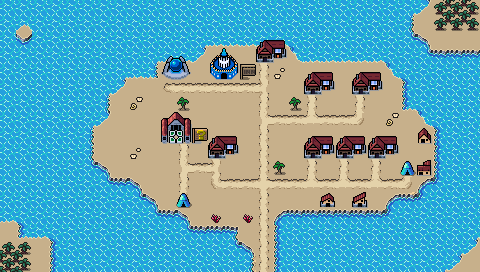

The image is a tile-based game level rendered from a .tmx file. Its description and source (layers, tilesets, objects; grid data summarised) follow:
An orthogonal 30x17 tile map with 16x16 px tiles, 4 tile layers (Background, Ground, Foreground, AboveSprites), 3 tilesets and 8 objects.

<map version="1.10" tiledversion="1.10.1" orientation="orthogonal" renderorder="right-down" width="30" height="17" tilewidth="16" tileheight="16" infinite="0" nextlayerid="6" nextobjectid="54">
 <editorsettings>
  <export target="wastetown..tmx" format="tmx" />
 </editorsettings>
 <tileset firstgid="1" source="../../../../common/maps/tileset/main.tsx" />
 <tileset firstgid="10113" source="../../../../common/maps/tileset/buildings.tsx" />
 <tileset firstgid="11905" source="../../../../common/maps/tileset/buildings-nocollide.tsx" />
 <layer id="1" name="Background" width="30" height="17">
  <data>[510 cells, 510 non-empty, 21 distinct tile ids]</data>
 </layer>
 <layer id="2" name="Ground" width="30" height="17">
  <data>[510 cells, 62 non-empty, 14 distinct tile ids]</data>
 </layer>
 <layer id="3" name="Foreground" width="30" height="17">
  <properties>
   <property name="spriteLayer" type="bool" value="true" />
  </properties>
  <data>[510 cells, 42 non-empty, 25 distinct tile ids]</data>
 </layer>
 <layer id="5" name="AboveSprites" width="30" height="17">
  <data>[510 cells, 21 non-empty, 9 distinct tile ids]</data>
 </layer>
 <objectgroup id="4" name="Objects">
  <object id="38" template="../../../../common/maps/obj/entry_up.tx" x="256" y="271" />
  <object id="41" template="../../../../common/maps/obj/shop.tx" x="304" y="98">
   <properties>
    <property name="commonShopList" value="RingTownBlue" /></properties>
  </object>
  <object id="42" template="../../../../common/maps/obj/shop.tx" x="368" y="162">
   <properties>
    <property name="commonShopList" value="RingTownLandsBlue" /></properties>
  </object>
  <object id="47" template="../../../../common/maps/obj/inn.tx" x="215" y="82" />
  <object id="48" template="../../../../common/maps/obj/shop.tx" x="173.75" y="209.75" width="20.75" height="18.75">
   <properties>
    <property name="commonShopList" value="Island" /></properties>
  </object>
  <object id="50" template="../../../../common/maps/obj/quest.tx" x="159" y="146" width="34" height="16">
   <properties>
    <property name="questtype" value="island_town_generic" />
   </properties>
  </object>
  <object id="51" template="../../../../common/maps/obj/shardtrader.tx" x="398" y="178" />
  <object id="52" template="../../../../common/maps/obj/shop.tx" x="168" y="82">
   <properties>
    <property name="commonShopList" value="RingTownBooster" /></properties>
  </object>
  </objectgroup>
</map>
